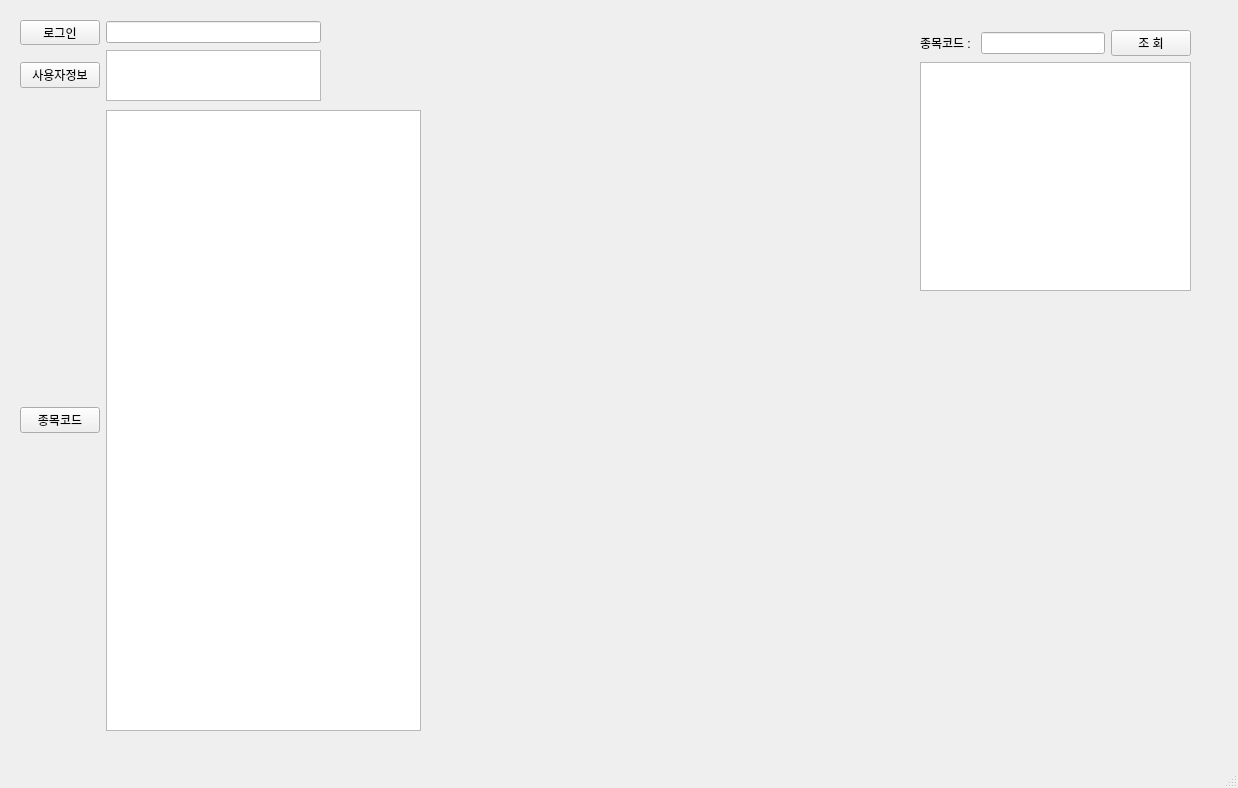
<?xml version="1.0" encoding="UTF-8"?>
<ui version="4.0">
 <class>MainWindow</class>
 <widget class="QMainWindow" name="MainWindow">
  <property name="geometry">
   <rect>
    <x>0</x>
    <y>0</y>
    <width>1238</width>
    <height>788</height>
   </rect>
  </property>
  <property name="windowTitle">
   <string>MainWindow</string>
  </property>
  <widget class="QWidget" name="centralwidget">
   <widget class="QWidget" name="horizontalLayoutWidget">
    <property name="geometry">
     <rect>
      <x>20</x>
      <y>20</y>
      <width>301</width>
      <height>25</height>
     </rect>
    </property>
    <layout class="QHBoxLayout" name="horizontalLayout">
     <item>
      <widget class="QPushButton" name="login_btn">
       <property name="text">
        <string>로그인</string>
       </property>
      </widget>
     </item>
     <item>
      <widget class="QLineEdit" name="login_lineEdit"/>
     </item>
    </layout>
   </widget>
   <widget class="QWidget" name="verticalLayoutWidget">
    <property name="geometry">
     <rect>
      <x>920</x>
      <y>30</y>
      <width>271</width>
      <height>261</height>
     </rect>
    </property>
    <layout class="QVBoxLayout" name="verticalLayout">
     <item>
      <layout class="QHBoxLayout" name="horizontalLayout_2">
       <item>
        <widget class="QLabel" name="code_label">
         <property name="text">
          <string>종목코드 : </string>
         </property>
        </widget>
       </item>
       <item>
        <widget class="QLineEdit" name="code_lineEdit"/>
       </item>
       <item>
        <widget class="QPushButton" name="search_btn">
         <property name="text">
          <string>조 회</string>
         </property>
        </widget>
       </item>
      </layout>
     </item>
     <item>
      <widget class="QTextEdit" name="output_textEdit"/>
     </item>
    </layout>
   </widget>
   <widget class="QWidget" name="gridLayoutWidget">
    <property name="geometry">
     <rect>
      <x>20</x>
      <y>50</y>
      <width>301</width>
      <height>51</height>
     </rect>
    </property>
    <layout class="QGridLayout" name="gridLayout">
     <item row="0" column="0">
      <widget class="QPushButton" name="account_btn">
       <property name="text">
        <string>사용자정보</string>
       </property>
      </widget>
     </item>
     <item row="0" column="1">
      <widget class="QTextEdit" name="account_textEdit"/>
     </item>
    </layout>
   </widget>
   <widget class="QWidget" name="gridLayoutWidget_2">
    <property name="geometry">
     <rect>
      <x>20</x>
      <y>110</y>
      <width>401</width>
      <height>621</height>
     </rect>
    </property>
    <layout class="QGridLayout" name="gridLayout_2">
     <item row="0" column="2">
      <widget class="QPushButton" name="code_btn">
       <property name="text">
        <string>종목코드</string>
       </property>
      </widget>
     </item>
     <item row="0" column="3">
      <widget class="QListWidget" name="code_listWidget"/>
     </item>
    </layout>
   </widget>
  </widget>
  <widget class="QMenuBar" name="menubar">
   <property name="geometry">
    <rect>
     <x>0</x>
     <y>0</y>
     <width>1238</width>
     <height>21</height>
    </rect>
   </property>
  </widget>
  <widget class="QStatusBar" name="statusbar"/>
 </widget>
 <resources/>
 <connections/>
</ui>
